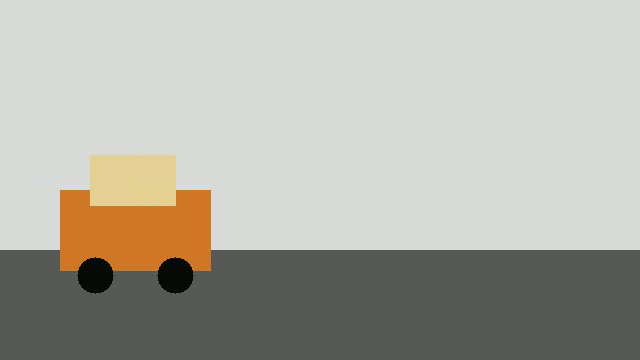
#> input picture frame 4 of Computer Vision lab expeiments/Experiment_28/input/traffic_sample.mp4, 640 x 360 px
$ python program.py
#> lines starting #> are read from the running program, lines starting #| are printed output that depends on the picture; after the words box and inside, x2 and y2 are one past the last pixel; in counts of white or black regions, pixels touching at a corner belong together
import cv2
cap=cv2.VideoCapture("input/traffic_sample.mp4")
bg=cv2.createBackgroundSubtractorMOG2(history=100,varThreshold=25,detectShadows=False)
writer=None; count=0; last=None
while True:
    ok,frame=cap.read()
#> frame is the input picture: shape (360, 640, 3); mean B, G, R 167.2, 174.7, 177.2
    if not ok: break
    mask=bg.apply(frame)
#> mask: shape (360, 640); every value is 255
    mask=cv2.morphologyEx(mask,cv2.MORPH_OPEN,cv2.getStructuringElement(cv2.MORPH_RECT,(5,5)))
    contours,_=cv2.findContours(mask,cv2.RETR_EXTERNAL,cv2.CHAIN_APPROX_SIMPLE)
#> contours = [[[0, 0], [0, 359], [639, 359], [639, 0]]]
    out=frame.copy()
    for c in contours:
        x,y,w,h=cv2.boundingRect(c)
        if w*h>900:
            cv2.rectangle(out,(x,y),(x+w,y+h),(0,255,0),2)
            cv2.putText(out,"Vehicle",(x,max(20,y-8)),cv2.FONT_HERSHEY_SIMPLEX,.5,(0,255,0),2)
#> this loop made 1 pass
#> (c, x, y, w, h) on pass 1: ([[0, 0], [0, 359], [639, 359], [639, 0]], 0, 0, 640, 360)
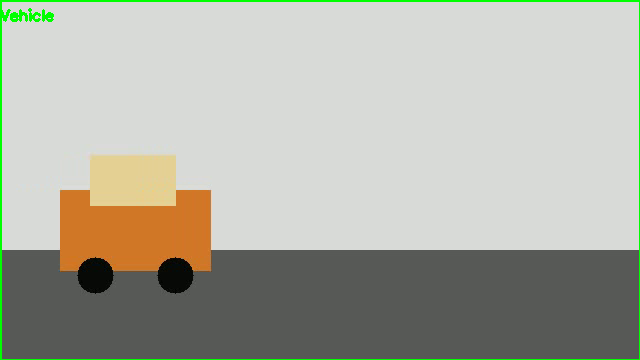
#> out: shape (360, 640, 3); 1.47% of pixels changed, all inside (x1, y1, x2, y2) = (0, 0, 640, 360)
    if writer is None: writer=cv2.VideoWriter("output/vehicle_detection.mp4",cv2.VideoWriter_fourcc(*"mp4v"),10,(frame.shape[1],frame.shape[0]))
    writer.write(out); last=out; count+=1
cap.release()
if writer: writer.release()
if last is not None: cv2.imwrite("output/vehicle_detection_frame.jpg",last)
print("Frames processed:",count)

$ run again, starting later in the video
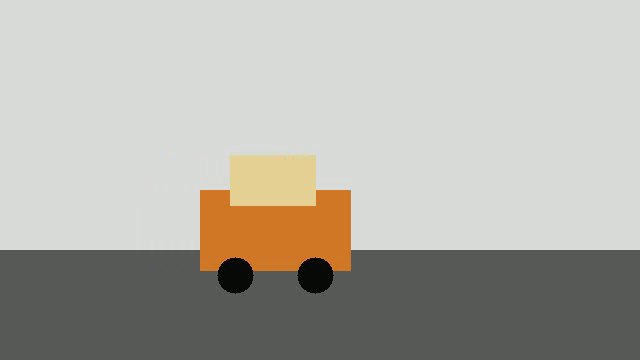
#> input picture frame 18 of Computer Vision lab expeiments/Experiment_28/input/traffic_sample.mp4, 640 x 360 px
#> frame is the input picture: shape (360, 640, 3); mean B, G, R 167.2, 174.7, 177.2
#> mask: shape (360, 640); every value is 255
#> contours = [[[0, 0], [0, 359], [639, 359], [639, 0]]]
#> the loop `for c in contours:` made 1 pass
#> (c, x, y, w, h) on pass 1: ([[0, 0], [0, 359], [639, 359], [639, 0]], 0, 0, 640, 360)
#> after the loop `for c in contours:`:
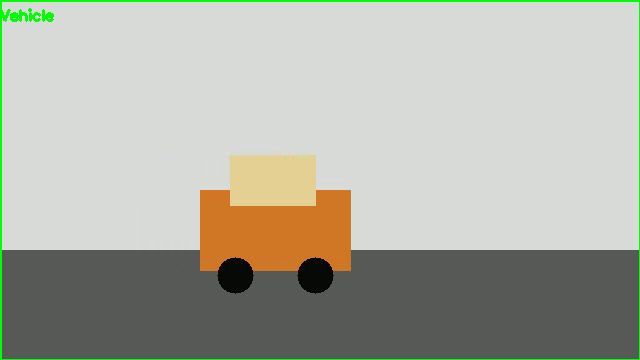
#> out: shape (360, 640, 3); 1.47% of pixels changed, all inside (x1, y1, x2, y2) = (0, 0, 640, 360)

$ run again, starting later in the video
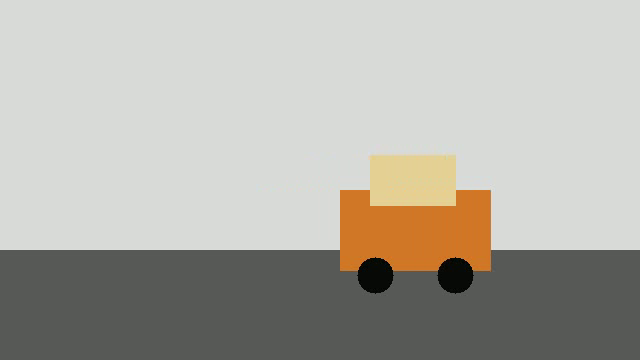
#> input picture frame 32 of Computer Vision lab expeiments/Experiment_28/input/traffic_sample.mp4, 640 x 360 px
#> frame is the input picture: shape (360, 640, 3); mean B, G, R 167.2, 174.7, 177.2
#> mask: shape (360, 640); every value is 255
#> contours = [[[0, 0], [0, 359], [639, 359], [639, 0]]]
#> the loop `for c in contours:` made 1 pass
#> (c, x, y, w, h) on pass 1: ([[0, 0], [0, 359], [639, 359], [639, 0]], 0, 0, 640, 360)
#> after the loop `for c in contours:`:
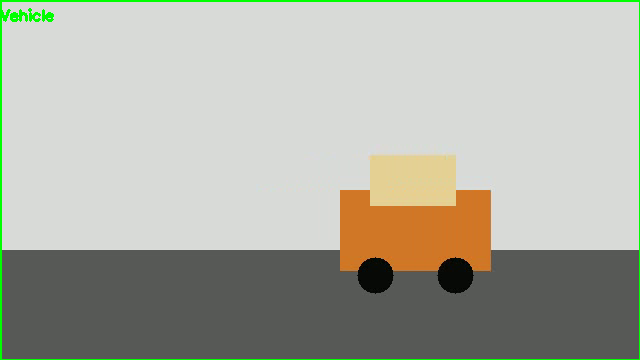
#> out: shape (360, 640, 3); 1.47% of pixels changed, all inside (x1, y1, x2, y2) = (0, 0, 640, 360)
#> `if last is not None: cv2.imwrite("output/vehicle_detection_frame.jpg",..`:
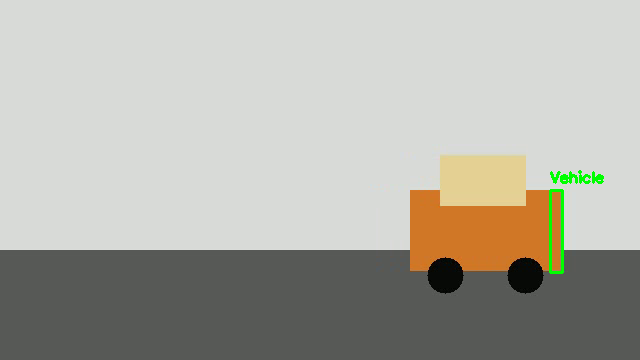
#> saved as vehicle_detection_frame.jpg: shape (360, 640, 3); mean B, G, R 166.6, 175.1, 176.3
